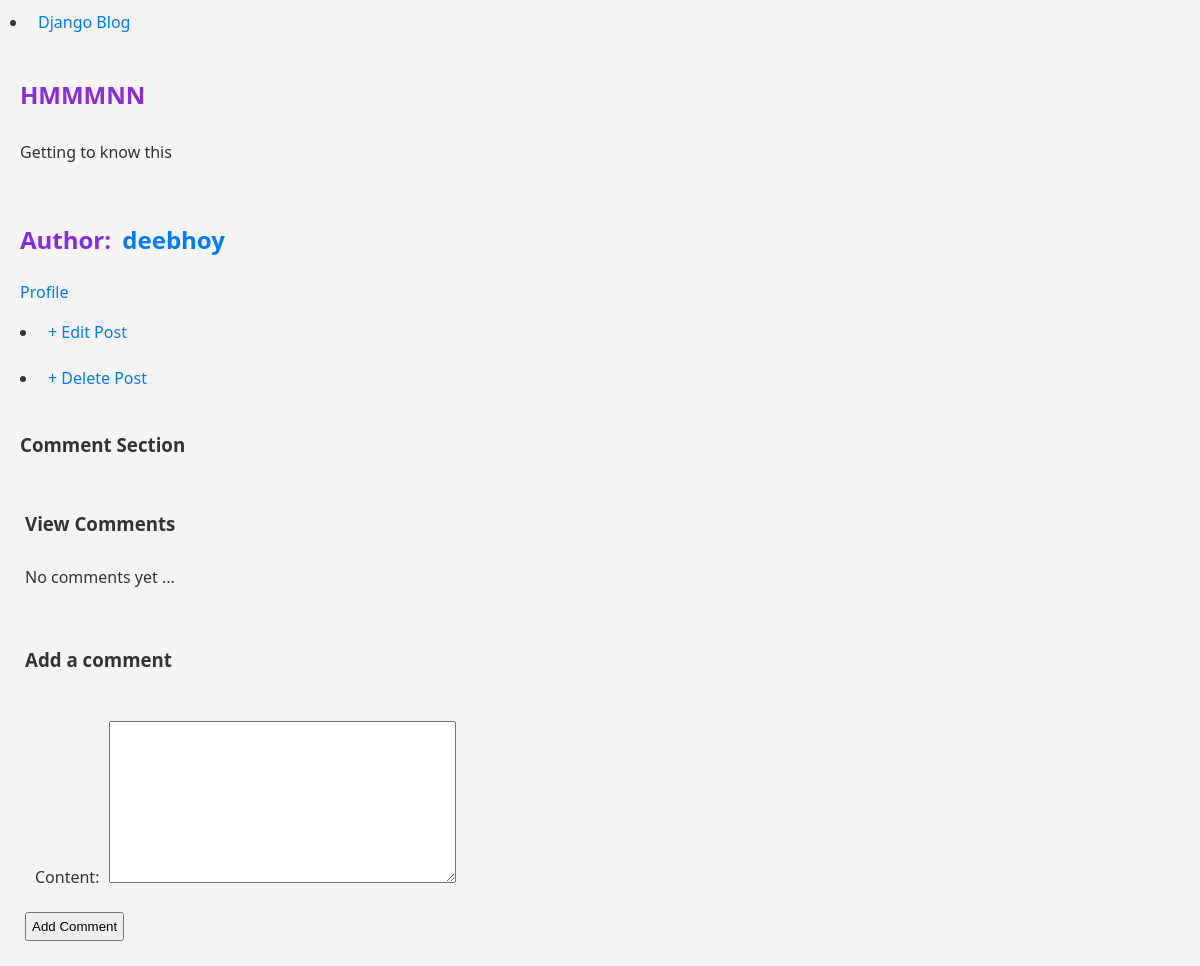
/post/5/, run on the app's committed database.
### blog/models.py (models this page shows, shortened)
class Post(models.Model):
    title = models.CharField(max_length=200)
    author = models.ForeignKey(
        'auth.user',
        on_delete=models.CASCADE
        )
    body = models.TextField()

### blog/views.py (the view, shortened to what this page needs)
class BlogDetailView(FormMixin, DetailView):
    model = Post
    template_name= 'post_detail.html'
    form_class = CommentForm
    def get_context_data(self, **kwargs):
        context = super().get_context_data(**kwargs)
        context['comments'] = self.object.comments.all
        if 'form' not in context:
            context['form'] = self.get_form()
        return context

### blog/forms.py
class CommentForm( ModelForm):
    class Meta:
        model = Comment
        fields = ['content']

### templates/post_detail.html (shortened to what this page needs)
{% extends 'base.html' %}
{% block content %}
<div class="post-entry">
    <h2> {{ post.title }} </h2>
    <p> {{ post.body }} </p>
</div>
<div>
    <h2> Author: <a href="{% url 'profile' %}"> {{ post.author }} </a></h2>
    <a> Profile </a>
</div>
<div>
<li> <a href="{% url 'post_edit' post.pk %}"> + Edit Post </a> </li>
</div>
<div>
    <li> <a href="{% url 'post_delete' post.pk %}"> + Delete Post </a> </li>
</div>
<div>
    <h3> Comment Section </h3>
    <div>
        <h3> View Comments </h3>
        {% for comment in comments %}
                {% load tz %}
        {% empty %}
        <p> No comments yet ... </p>
        {% endfor %}
    </div>
    <div>
        <h3> Add a comment </h3>
        <form action="" method="post">
            {{ form.as_p }}
            <button type="submit">
                Add Comment
            </button>
        </form>
    </div>
</div>
{% endblock content %}

### static/index.css (style rules this page uses)
h2 { color: blueviolet; }
* { box-sizing: border-box; padding: 5px; }
body { font-family: 'Segoe UI', Tahoma, Geneva, Verdana, sans-serif; color: #333; background-color: #f4f4f4; line-height: 1.6; margin: 0; padding: 0; overflow-x: hidden; }
a { color: #007bff; text-decoration: none; }
h1, h2, h3 { margin-bottom: 15px; font-weight: 600; }

### data on the page
Post: title "HMMMNN", body "Getting to know this", author "deebhoy"
